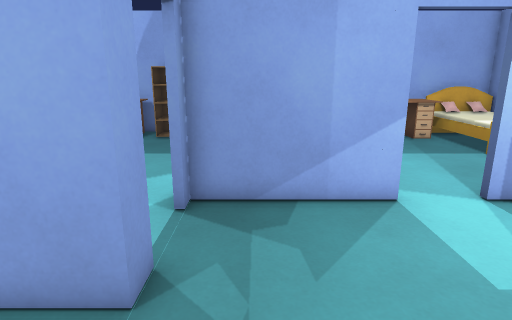
[1] (above)

24 first-person views from a walk through a level from a Godot 3-D game. The camera is 1.5 m above the floor, tilts 14° down and sees 75° across. The floor is counted in squares, 0.5 m on a side. Each view is taken from the middle of a square. On the plan, view 1 faces up. The plan holds only what a view shows up to about 20 squares ahead; the rest is blank. Characters and animated objects are left out. Some surface patterns are stand-ins.

[2]
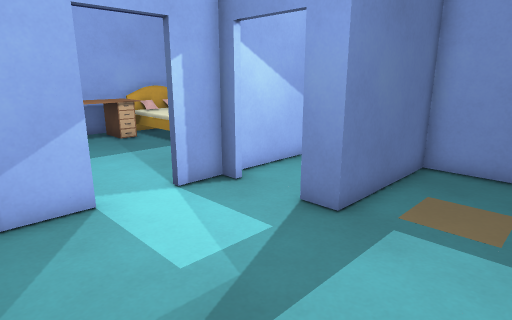

[3]
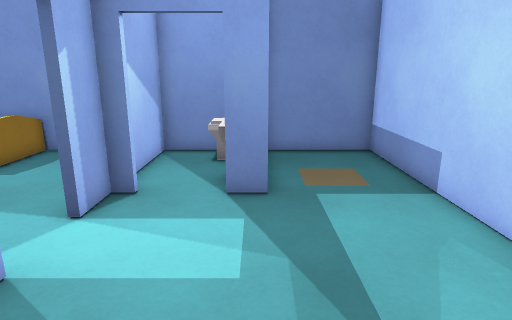

[4]
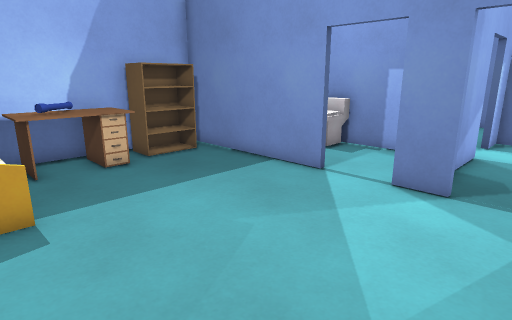

[5]
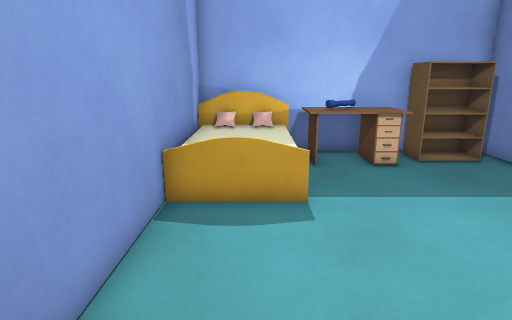

[6]
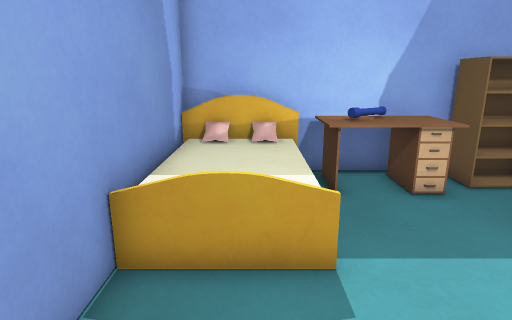

[7]
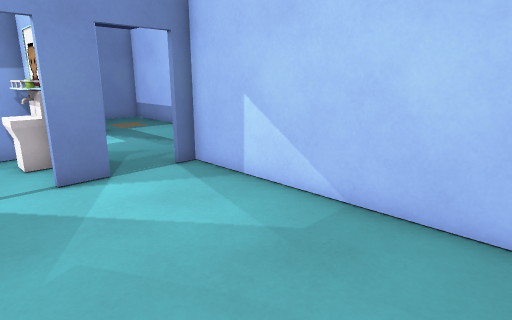

[8]
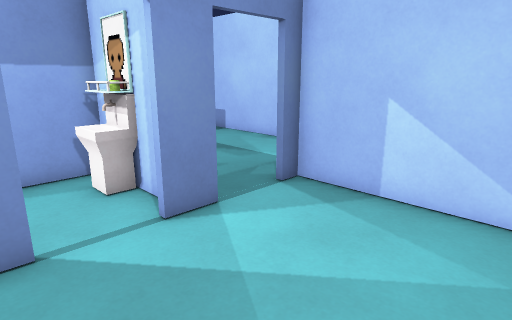

[9]
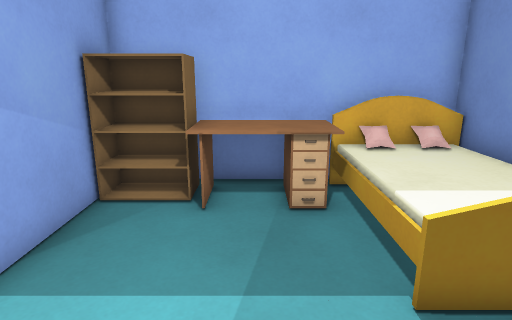

[10]
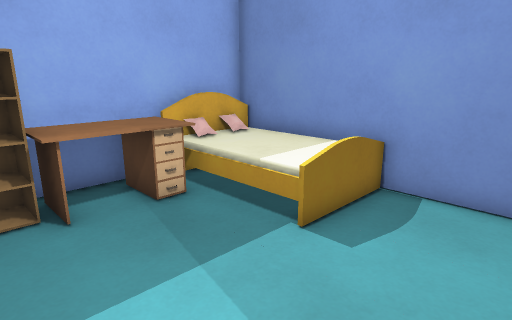

[11]
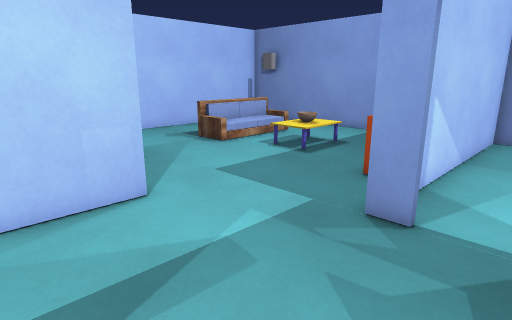

[12]
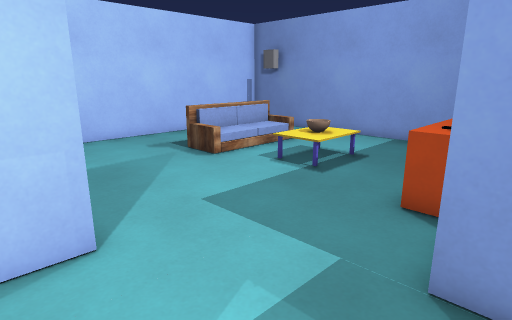

[13]
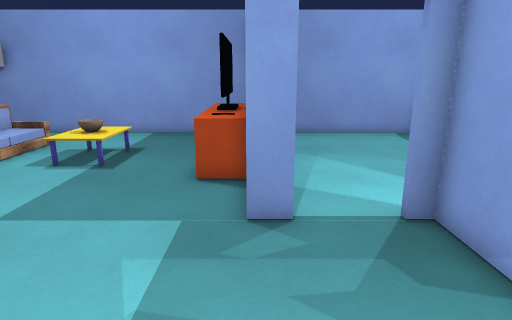

[14]
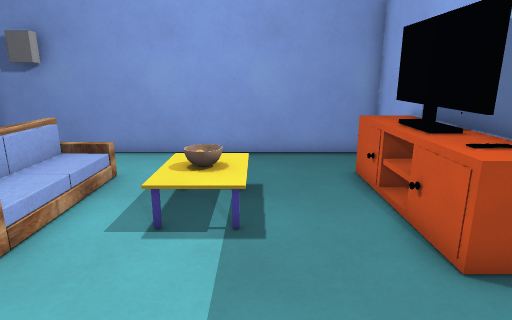

[15]
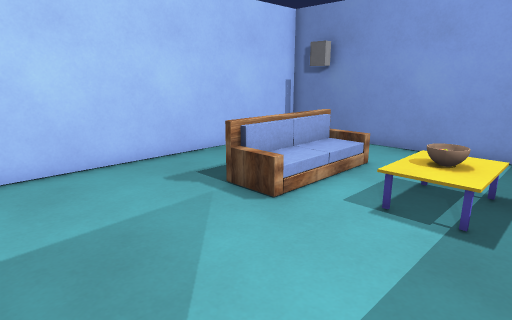

[16]
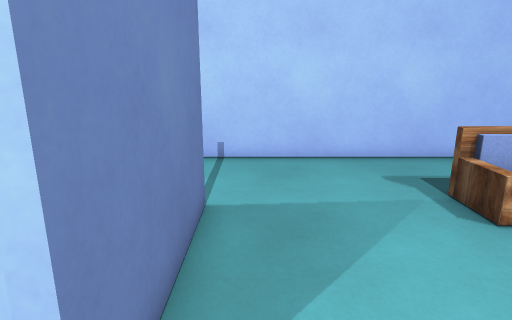

[17]
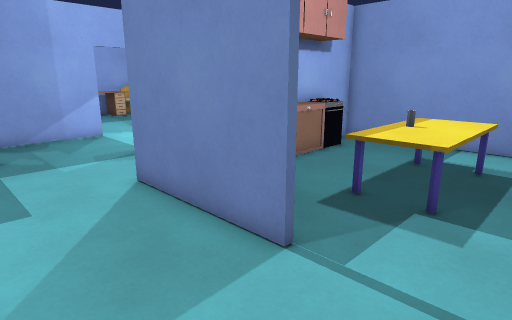

[18]
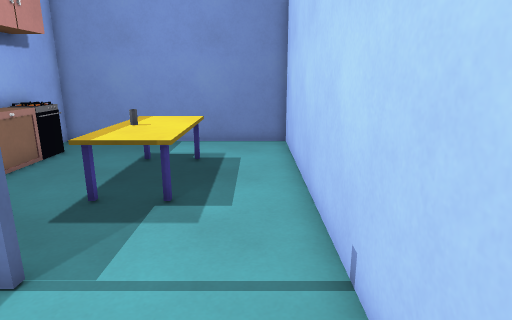

[19]
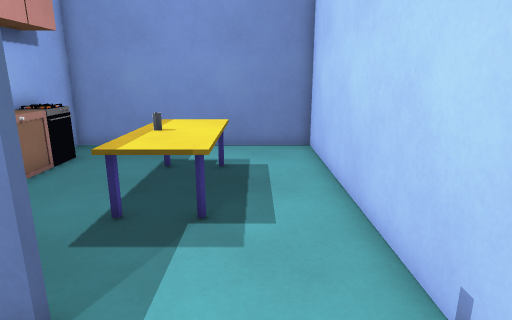

[20]
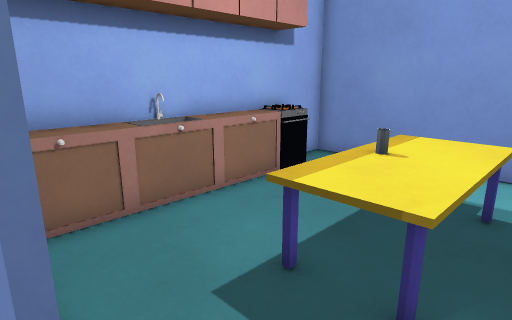

[21]
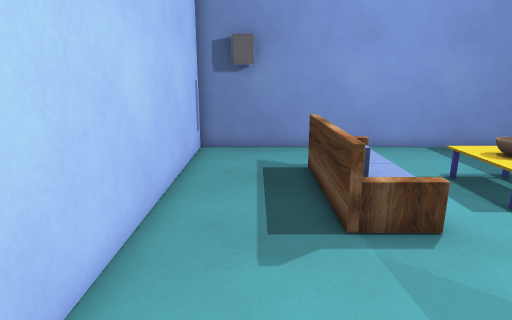

[22]
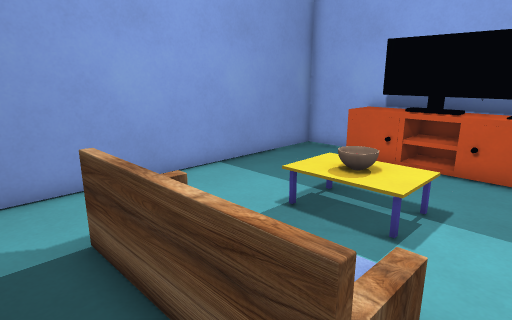

[23]
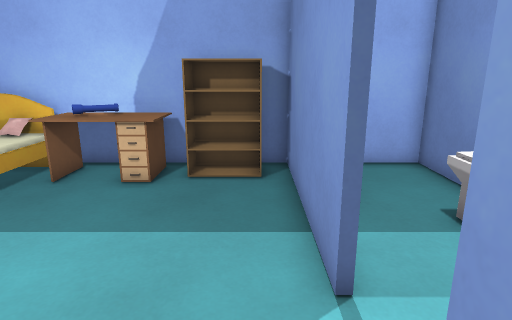

[24]
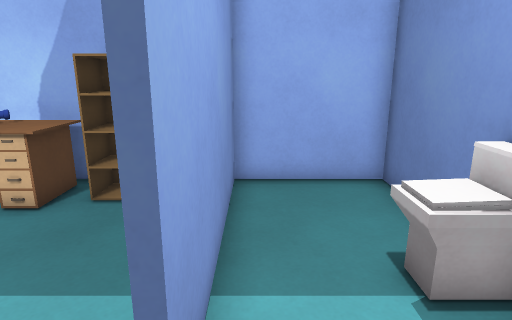

### Floor plan
Points are (right, up) in squares from view 1. A wall is a line through its corners. A room is listed if a view was taken in it or the views show most of it. See-through windows are left out.
Room 1 (views 1, 2, 11, 12, 13, 15, 16)
walls: (7.3, 7.1) (7.3, 7.8) (5.8, 7.8); (3.6, 7.8) (1.6, 7.8); (1.2, -0.8) (12.7, -0.8) (12.7, 3.8) (7.3, 3.8) (7.3, 4.9); (12.7, 5.2) (12.7, 7.8) (8.1, 7.8)
ways out: opening at (0.2, 5.5) to room 2; opening at (4.5, 8) to room 3; opening at (-0.2, 1.5) to room 4
objects: toilet (11, 5) to (12, 6)
Room 2 (views 3, 4, 5, 6, 7, 8, 23, 24)
walls: (-1.9, 11) (-1.9, 18.5) (-2.9, 18.5); (-1.9, 7.1) (-1.9, 8.8); (-0.6, 8.1) (0.5, 8.1); (-1.6, 4.9) (-1.6, 3.8); (1.6, 7.8) (-1.6, 7.8) (-1.6, 7.1); (1.9, 8.1) (2.8, 8.1) (2.8, 18.5) (-1.6, 18.5) (-1.6, 11); (-4.8, 18.5) (-13.3, 18.5) (-13.3, 17.4); (-13.3, 13.5) (-13.3, 4.1) (-1.9, 4.1) (-1.9, 4.9)
ways out: opening at (0.2, 5.5) to room 1
objects: bed (-13, 13) to (-10, 18); table (-9, 16) to (-6, 18); torch (-8, 17) to (-7, 18); bookshelf (-5, 17) to (-3, 18); mirror (0, 8) to (2, 9); toilet (1, 13) to (2, 14)
Room 3 (views 9, 10)
walls: (12.7, 9.2) (12.7, 18.5) (5.2, 18.5); (3, 17) (3, 13.6)
ways out: opening at (4.5, 8) to room 1
objects: bookshelf (4, 17) to (5, 18); table (6, 16) to (9, 18); bed (9, 13) to (12, 18)
Room 4 (views 14, 17, 18, 19, 20, 21, 22)
walls: (1.2, -6.6) (1.2, -0.8); (-5.6, 3.8) (-13.3, 3.8) (-13.3, -11.4) (1.4, -11.4); (-1.6, 3.8) (-3.4, 3.8)
ways out: opening at (-0.2, 1.5) to room 1; opening at (1, -8.5) to room 5
objects: sofa (-10, -7) to (-5, -7); table (-10, 2) to (-5, 3)
Room 5 (no view inside)
walls: (1.4, -11.4) (12.7, -11.4) (12.7, -1) (2.4, -1)
low walls: (10.4, -2.2) (9, -2.2) (9, -1.1); (10.5, -2.1) (2.3, -2.1)
ways out: opening at (1, -8.5) to room 4
objects: table (5, -8) to (9, -6)

Where each view was taken, in squares from view 1:
view 1: 0 up, 0 right, facing up
view 2: 0 up, 1 right, facing up-right
view 3: 4 up, 1 left, facing right
view 4: 5 up, 11 left, facing up-right
view 5: 5 up, 11 left, facing up
view 6: 8 up, 11 left, facing up
view 7: 11 up, 12 left, facing down-right
view 8: 12 up, 8 left, facing down-right
view 9: 9 up, 7 right, facing up
view 10: 9 up, 4 right, facing up-right
view 11: 7 up, 5 right, facing down-left
view 12: 5 up, 3 right, facing down-left
view 13: 4 up, 5 right, facing left
view 14: 1 down, 0 right, facing left
view 15: 0 up, 1 right, facing down-left
view 16: 1 up, 0 right, facing down
view 17: 10 down, 3 left, facing up-right
view 18: 10 down, 3 left, facing right
view 19: 9 down, 2 left, facing right
view 20: 9 down, 1 right, facing up-right
view 21: 9 down, 1 right, facing left
view 22: 9 down, 4 left, facing up-left
view 23: 7 up, 3 left, facing up
view 24: 9 up, 1 left, facing up
